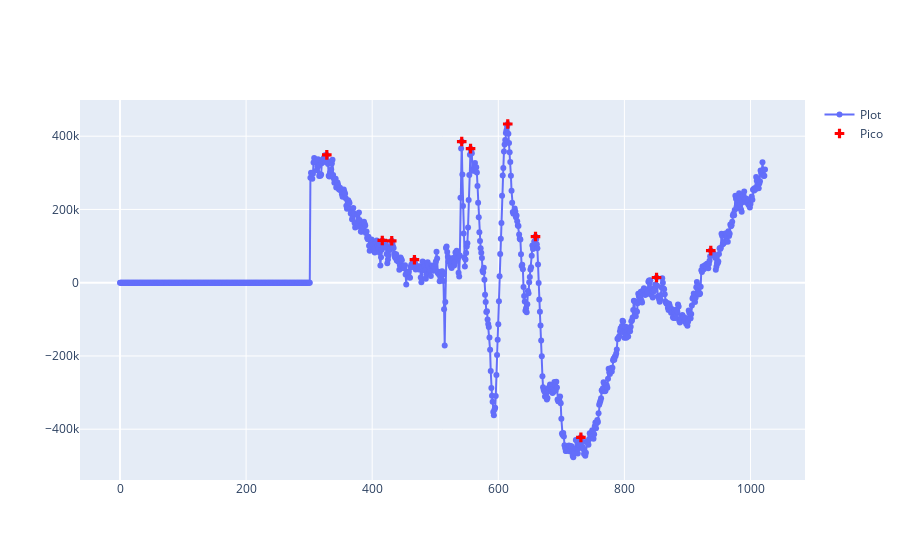

Notebook cell for this chart:
### Code cell
fig = go.Figure()
fig.add_trace(go.Scatter(
    y=time_series,
    mode='lines+markers',
    name='Plot'
))

fig.add_trace(go.Scatter(
    x=indices,
    y=[time_series[j] for j in indices],
    mode='markers',
    marker=dict(
        size=8,
        color='red',
        symbol='cross'
    ),
    name='Pico'
))

fig.show()

### Figure 1 — Plotly figure (JSON) as saved in the notebook; plotly's stock layout.template omitted (floating-point values rounded to 4 significant figures; data arrays with more than 128 entries replaced by an {"elided": "..."} marker saying what was removed)
{"data": [{"mode": "lines+markers", "name": "Plot", "type": "scatter", "y": {"elided": "1024 int values"}}, {"marker": {"color": "red", "size": 8, "symbol": "cross"}, "mode": "markers", "name": "Pico", "type": "scatter", "x": [328, 416, 431, 467, 542, 556, 615, 659, 731, 851, 937], "y": [348873, 115305, 114349, 62794, 385381, 366004, 433274, 125950, -422218, 14174, 87591]}], "layout": {}}
